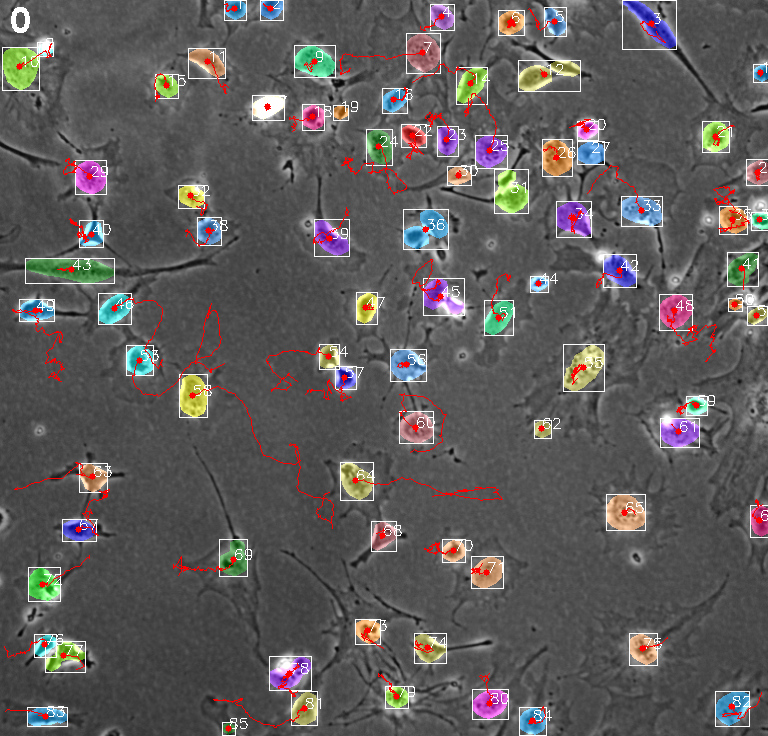
#> input picture assets/000000.tif, 768 x 736 px; its folder holds only this picture in this run
$ python -i generate_trace.py   (imports and definitions only)
#> lines starting #> are read from the running program, lines starting #| are printed output that depends on the picture; after the words box and inside, x2 and y2 are one past the last pixel; in counts of white or black regions, pixels touching at a corner belong together
#> further down, picture is the input picture: shape (736, 768, 3); mean B, G, R 90.9, 91.3, 94.6
import cv2
import os
import numpy as np
import random

# Function to compute centroids of each labeled cell in the segmented image
# [17 lines left out: function get_center, not called in this run]

# Function to detect blue markers in an image
def detect_blue_markers(image):
    hsv = cv2.cvtColor(image, cv2.COLOR_BGR2HSV)
#> hsv: shape (736, 768, 3); mean H, S, V 6.5, 15, 98.9
    lower_blue = np.array([90, 50, 50])
    upper_blue = np.array([150, 255, 255])

    mask = cv2.inRange(hsv, lower_blue, upper_blue)
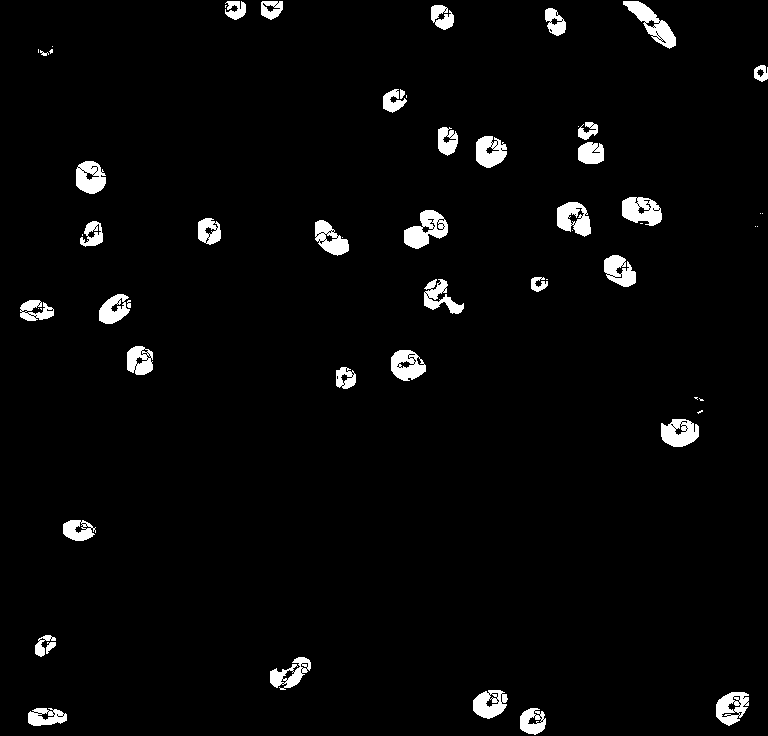
#> mask: shape (736, 768); 3.2% white; 58 white regions (20 under 20 px), largest, box (x1, y1, x2, y2) and area: (404, 210, 448, 249) 953, (623, 1, 676, 49) 912, (622, 197, 662, 226) 816
    kernel = np.ones((3, 3), np.uint8)
    mask = cv2.dilate(mask, kernel, iterations=2)
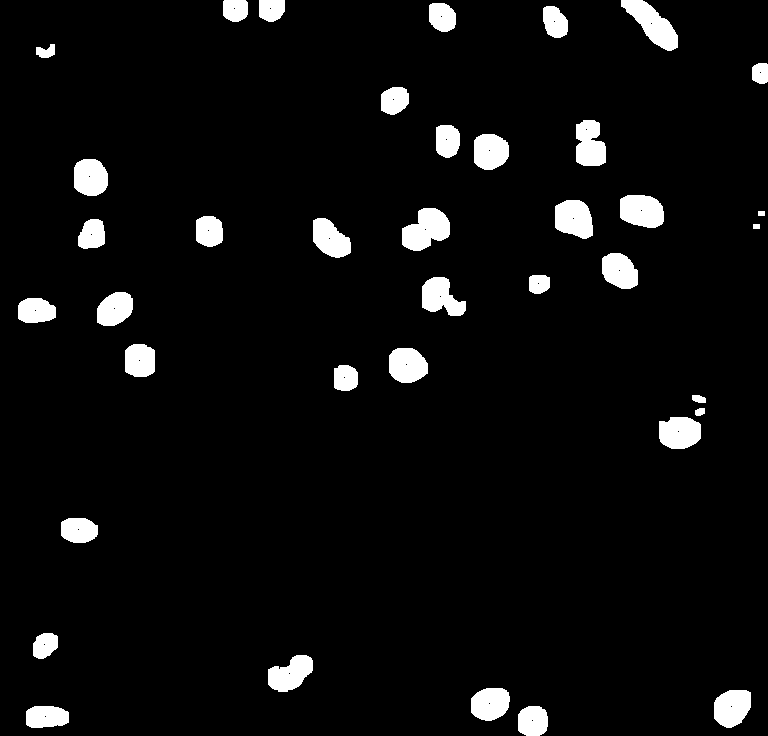
#> mask: shape (736, 768); 5.2% white; 38 white regions, largest, box (x1, y1, x2, y2) and area: (402, 208, 450, 251) 1412, (621, 0, 678, 51) 1388, (620, 195, 664, 228) 1212
    mask = cv2.erode(mask, kernel, iterations=1)
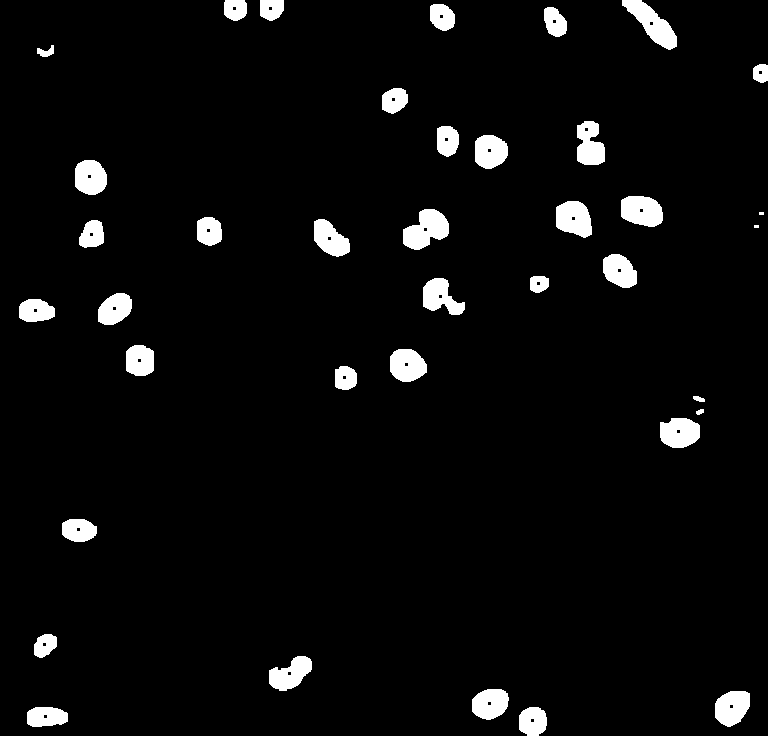
#> mask: shape (736, 768); 4.4% white; 38 white regions (2 under 20 px), largest, box (x1, y1, x2, y2) and area: (403, 209, 449, 250) 1218, (622, 0, 677, 50) 1188, (621, 196, 663, 227) 1054

    return mask

# Function to get a colored mask for each contour
# [185 lines left out: functions get_coloured_mask, get_trace, get_video, not called in this run]

# Main execution
# [14 lines not run here, left out]

>>> import cv2
>>> picture = cv2.imread('assets/000000.tif')
>>> result = detect_blue_markers(picture)
